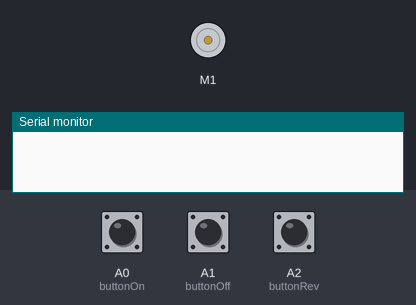
Simulated run of this sketch. Board: Arduino Uno, built with avr-gcc and run on an emulated ATmega328P. Parts: DC motor (green arrow = forward, orange = backward, longer = faster), the last lines printed to the serial monitor. Inputs (shaded band) come from the test bench; at power-on: A0 (buttonOn) HIGH, A2 (buttonRev) HIGH, A1 (buttonOff) HIGH.

Above: at 1.2 s.
1.3 s: A0 (buttonOn) pulled LOW for 0.25 s
At 1.9 s:
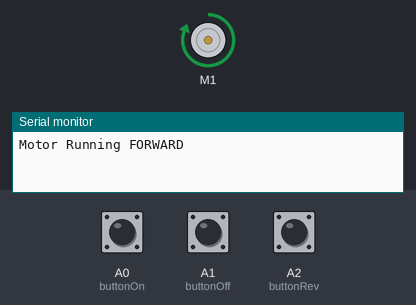
3.0 s: A2 (buttonRev) pulled LOW for 0.25 s
At 4.3 s:
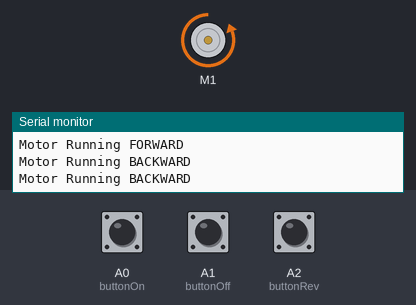
4.7 s: A1 (buttonOff) pulled LOW for 0.25 s
At 5.7 s:
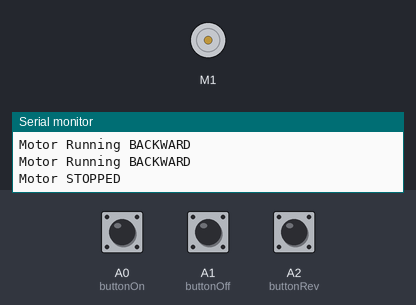
6.4 s: A0 (buttonOn) pulled LOW for 1 s
At 6.9 s:
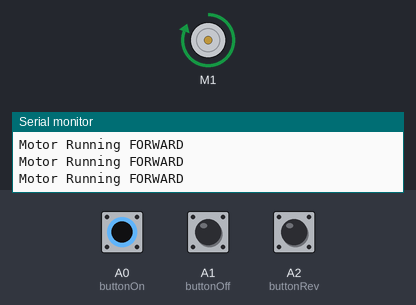
8.9 s: A1 (buttonOff) pulled LOW for 1 s
At 10.2 s:
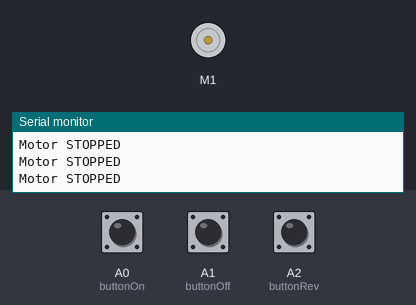
Timing chart, 0 to 11.9 s (numbered marks = the images above; inputs shaded):
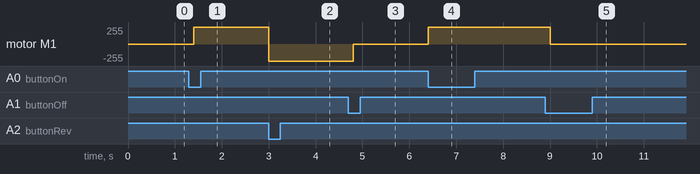

Measured:
- after the input at 1.3 s, motor M1: stopped → forward 255/255 after 0.10 s
- after the input at 3.0 s, motor M1: forward 255/255 → backward 255/255 at once
- after the input at 4.7 s, motor M1: backward 255/255 → stopped after 0.10 s
- after the input at 6.4 s, motor M1: stopped → forward 255/255 at once
- after the input at 8.9 s, motor M1: forward 255/255 → stopped after 0.10 s

The sketch:

R22._Button-Controlled_DC_Motor__ON-OFF___Reverse.ino
```cpp
/*
Components Used:
- Arduino Board
- Adafruit Motor Shield
- DC Motor
- 3 Push Buttons (ON, OFF, REVERSE)
- Breadboard
- Jumper Wires
*/

#include <AFMotor.h>

AF_DCMotor motor(1);  // Motor connected to M1 on the shield

int buttonOn = A0;      // ON button pin
int buttonOff = A1;     // OFF button pin
int buttonRev = A2;     // REVERSE button pin

void setup() {
  pinMode(buttonOn, INPUT_PULLUP);
  pinMode(buttonOff, INPUT_PULLUP);
  pinMode(buttonRev, INPUT_PULLUP);
  motor.setSpeed(255);  // Set maximum speed (0-255)

  Serial.begin(9600);   // Start Serial Monitor
}

void loop() {
  if (digitalRead(buttonOn) == 0) {
    motor.run(FORWARD);  // Run motor forward
    Serial.println("Motor Running FORWARD");
  }
  else if (digitalRead(buttonOff) == 0) {
    motor.run(RELEASE);  // Stop motor
    Serial.println("Motor STOPPED");
  }
  else if (digitalRead(buttonRev) == 0) {
    motor.run(BACKWARD);  // Run motor in reverse
    Serial.println("Motor Running BACKWARD");
  }

  delay(200); // Small delay to avoid excessive serial output
}
```
